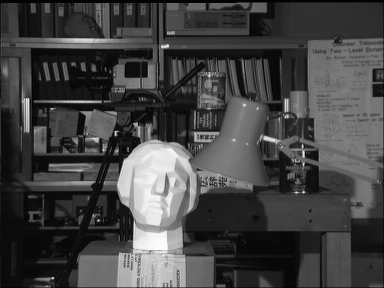
#> input picture seminars/seminar_08/data/tsukuba_l.png, 384 x 288 px
$ jupyter execute Seminar_8.ipynb   (shell and % lines are left out)
#> lines starting #> are read from the running program, lines starting #| are printed output that depends on the picture
# Семинар 8 - Алгоритмы анализа стереопар изображений

***

Полезные материалы:

- [First Principles of Computer Vision - Camera Calibration | Uncalibrated Stereo](https://youtube.com/playlist?list=PL2zRqk16wsdoCCLpou-dGo7QQNks1Ppzo&si=iXEBEehuQr-IgIVC) - плейлист с серией лекций по калибровке камеры и стереозрению
- [Simple Stereo | Camera Calibration](https://youtu.be/hUVyDabn1Mg?si=HmalQZKI9ytoyxPn) - лекция из плейлиста выше, в которой доступно раскрывается тема данного семинара

На этом семинаре будет разобрана тема стереозрения, которая заключается в применении нескольких видов камер для получения информации о глубине обзора. Используя стереозрение, можно определить местоположение точки в мире по ее изображениям в разных ракурсах камеры.

Термин охватывает многие приложения, работающие с несколькими видами отслеживаемого объекта под разными углами. Это могут быть стереокамеры, которые имеют несколько камер на одних и тех же устройствах, или разные виды с разных устройств.

1. **3D реконструкция с нескольких ракурсов**: знаем параметры калибровки каждой из камер, необходимо найти положение 3D объекта в мировых координатах.

2. **Оценка на основе движения (Structure From Motion)**: не знаем параметры калибровки, необходимо одновременно восстановить и координаты, и калибровку.

Первая задача проще в своей постановке, рассмотрим ее.

## Моно/Стерео зрение

_Источник изображений: https://github.com/polygon-software/python-visual-odometry_

**Идея:** можем найти пересечение лучей, исходящих из разных камер, и по параметрам камеры определить расстояние до объекта. Вы можете ощутить эффект стереовидения на основе своих глаз. Поставьте палец перед глазами. Закройте один глаз, потом другой глаз. Вы заметите, что пальцы, кажется, прыгают слева направо. Это наблюдаемое горизонтальное смещение называется диспаратностью (расхождением, disparity).

Рассмотрим более простой случай с выровненными (ректифицированными) камерами.

## Вопрос 1

Зная $f$ (фокальное расстояние камер), $b$ (расстояние между камерами), $u_l$, $u_r$, определить расстояние до объекта $Z_{p}$.

**Ответ:** $Z_p = \frac{fb}{(u_l - u_r)}$

## Расчет диспаратности с помощью OpenCV

[cell 1]
import numpy as np
import cv2
from matplotlib import pyplot as plt

imgL = cv2.imread('data/tsukuba_l.png',0)
#> imgL is the input picture: shape (288, 384); min 0, max 252, mean 67.6
imgR = cv2.imread('data/tsukuba_r.png',0)
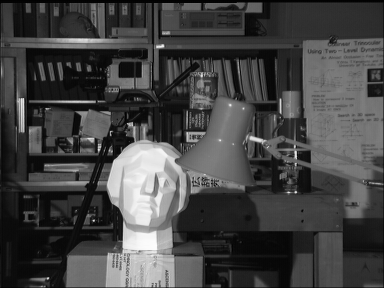
#> input picture seminars/seminar_08/data/tsukuba_r.png, 384 x 288 px
#> imgR is the input picture: shape (288, 384); min 0, max 253, mean 68

fig, ax = plt.subplots(1, 2, figsize=(10, 5))

ax[0].imshow(imgL, cmap="gray")
ax[1].imshow(imgR, cmap="gray")
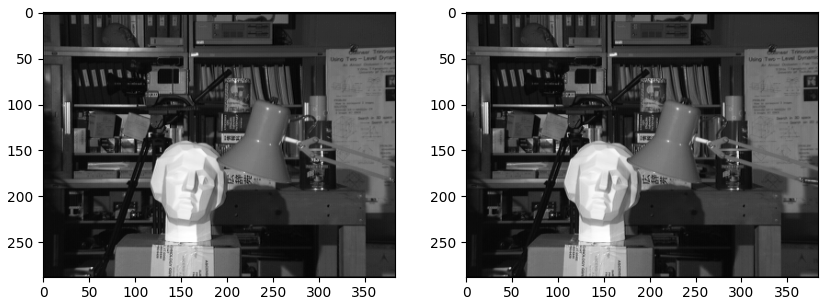
#> figure drawn by matplotlib, 2 panels

### cv2.StereoBM_create

https://docs.opencv.org/4.5.0/d9/dba/classcv_1_1StereoBM.html#a04fdf00525f82fe708d556e2cd359004

Чем меньше `blockSize` - тем детальнее карта диспаратности, однако и количество шума растет.

[cell 2]
stereo = cv2.StereoBM_create(
    numDisparities=16,  # search range for each pixel
    blockSize=5,       # linear size of the blocks
)
disparity = stereo.compute(imgL, imgR)
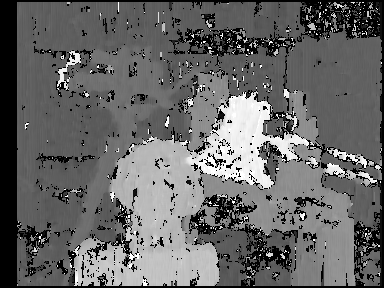
#> disparity: shape (288, 384) int16; min -16, max 240, mean 87.7; drawn with min black and max white

plt.imshow(disparity, cmap='gray')

При слишком больших значениях `blockSize` шум отсутствует, однако детализация крайне низка:

[cell 3]
stereo = cv2.StereoBM_create(
    numDisparities=16,  # search range for each pixel
    blockSize=31,       # linear size of the blocks
)
disparity = stereo.compute(imgL, imgR)
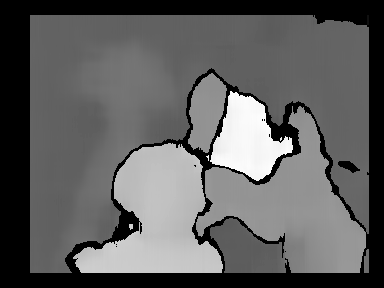
#> disparity: shape (288, 384) int16; min -16, max 231, mean 76.4; drawn with min black and max white

plt.imshow(disparity, cmap='gray')

[cell 4]
stereo = cv2.StereoBM_create(
    numDisparities=16,  # search range for each pixel
    blockSize=15,       # linear size of the blocks
)
disparity = stereo.compute(imgL, imgR)
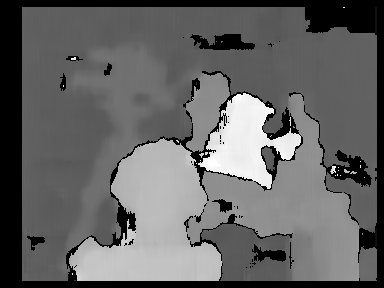
#> disparity: shape (288, 384) int16; min -16, max 240, mean 85.2; drawn with min black and max white

plt.imshow(disparity, cmap='gray')

## Задание 1 - реализация алгоритма расчета диспаратности

Рассмотрим базовый жадный алгоритм наилучшего соответсвия (winner takes all, WTA) между изображениями с помощью блоков и метрики близости (sum of absolute difference, SAD).

**Заполните пропуски в коде**

[cell 5]
def compare_blocks(
    block_left: np.array,
    block_right: np.array,
) -> float:
    '''
    Takes blocks from left/right image
    and return similarity metric (for example, sum of absolute differences)
    '''

    return np.sum((block_left - block_right)**2)


def get_disparity(
    imgL: np.array,  # (H, W) Grayscale
    imgR: np.array,  # (H, W) Grayscale
    numDisparities: int,  # the same in opencv
    blockSize: int,  # the same in opencv
) -> np.array:

#> called with numDisparities = 16, blockSize = 15
    assert imgL.shape == imgR.shape, 'Images are not equal'

    H, W = imgL.shape
#> H = 288; W = 384
    disparity_map = np.zeros_like(imgL)  # (H, W)

    for i in range(H - blockSize):
        for j in range(numDisparities, W-blockSize):

            # define base block to compare
            # using blockSize and i, j

            block_left = imgL[i:i + blockSize, j:j + blockSize]
            metrics = []

            for k in range(1, numDisparities):

                # define secondary block to compare
                # using blockSize and i, j
                block_right = imgR[i:i + blockSize, j-k:j-k + blockSize]

                metrics.append(
                    compare_blocks(
                      block_left,
                      block_right
                    )
                )

            best_index = np.argmin(metrics)

            # convert index to disparity
            # and fill it in disparity_map

            disparity_map[i,j] = 255 * best_index / (numDisparities - 1)
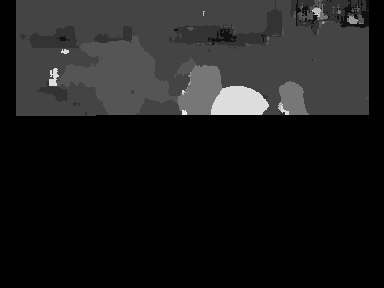
#> disparity_map: shape (288, 384); min 0, max 238, mean 28.3

    return disparity_map
